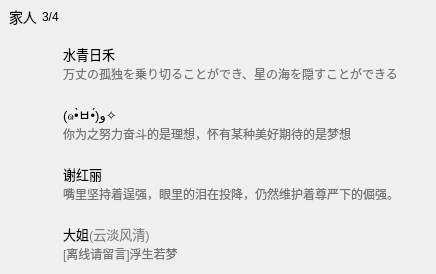
                 <widget class="QWidget" name="widget_24" native="true">
                  <property name="sizePolicy">
                   <sizepolicy hsizetype="Preferred" vsizetype="Fixed">
                    <horstretch>0</horstretch>
                    <verstretch>0</verstretch>
                   </sizepolicy>
                  </property>
                  <layout class="QVBoxLayout" name="verticalLayout_40">
                   <property name="spacing">
                    <number>0</number>
                   </property>
                   <property name="leftMargin">
                    <number>0</number>
                   </property>
                   <property name="topMargin">
                    <number>0</number>
                   </property>
                   <property name="rightMargin">
                    <number>0</number>
                   </property>
                   <property name="bottomMargin">
                    <number>0</number>
                   </property>
                   <item>
                    <widget class="QWidget" name="familyPushButtonWidget" native="true">
                     <property name="minimumSize">
                      <size>
                       <width>0</width>
                       <height>34</height>
                      </size>
                     </property>
                     <property name="styleSheet">
                      <string notr="true">QWidget{
	max-height:34px;
	min-height:34px;
}
QWidget:hover{
	background-color: rgb(242, 242, 242);
}</string>
                     </property>
                     <layout class="QHBoxLayout" name="horizontalLayout_78">
                      <property name="spacing">
                       <number>5</number>
                      </property>
                      <property name="leftMargin">
                       <number>0</number>
                      </property>
                      <property name="topMargin">
                       <number>0</number>
                      </property>
                      <property name="rightMargin">
                       <number>0</number>
                      </property>
                      <property name="bottomMargin">
                       <number>0</number>
                      </property>
                      <item>
                       <widget class="QPushButton" name="familyPushButton">
                        <property name="sizePolicy">
                         <sizepolicy hsizetype="Fixed" vsizetype="Preferred">
                          <horstretch>0</horstretch>
                          <verstretch>0</verstretch>
                         </sizepolicy>
                        </property>
                        <property name="styleSheet">
                         <string notr="true">QPushButton{
	text-align:left;
	font-size:14px;
	border:none;
	padding-left:9px;
}</string>
                        </property>
                        <property name="text">
                         <string>家人</string>
                        </property>
                        <property name="icon">
                         <iconset resource="resource/resources.qrc">
                          <normaloff>:/icon/icon/箭头右.svg</normaloff>:/icon/icon/箭头右.svg</iconset>
                        </property>
                        <property name="checkable">
                         <bool>true</bool>
                        </property>
                        <property name="checked">
                         <bool>false</bool>
                        </property>
                       </widget>
                      </item>
                      <item>
                       <widget class="QLabel" name="label_154">
                        <property name="text">
                         <string>3/4</string>
                        </property>
                       </widget>
                      </item>
                     </layout>
                    </widget>
                   </item>
                   <item>
                    <widget class="QWidget" name="familyWidget" native="true">
                     <layout class="QVBoxLayout" name="familyVerticalLayout">
                      <property name="spacing">
                       <number>0</number>
                      </property>
                      <property name="leftMargin">
                       <number>0</number>
                      </property>
                      <property name="topMargin">
                       <number>0</number>
                      </property>
                      <property name="rightMargin">
                       <number>0</number>
                      </property>
                      <property name="bottomMargin">
                       <number>0</number>
                      </property>
                      <item>
                       <widget class="QWidget" name="widget_31" native="true">
                        <property name="styleSheet">
                         <string notr="true">QWidget#widget_31{
	max-height:60px;
	min-height:60px;
}
QWidget#widget_31:hover{
	background-color: rgb(242, 242, 242);
}</string>
                        </property>
                        <layout class="QHBoxLayout" name="horizontalLayout_28" stretch="0,1,0">
                         <property name="spacing">
                          <number>9</number>
                         </property>
                         <property name="leftMargin">
                          <number>14</number>
                         </property>
                         <property name="topMargin">
                          <number>10</number>
                         </property>
                         <property name="rightMargin">
                          <number>8</number>
                         </property>
                         <property name="bottomMargin">
                          <number>10</number>
                         </property>
                         <item>
                          <widget class="QPushButton" name="pushButton_58">
                           <property name="styleSheet">
                            <string notr="true">QPushButton{
	min-height:40px;
	min-width:40px;
	max-height:40px;
	max-width:40px;
	border-radius:20px;
}</string>
                           </property>
                           <property name="text">
                            <string/>
                           </property>
                           <property name="icon">
                            <iconset resource="resource/resources.qrc">
                             <normaloff>:/image/image/QQ图片20230507155821.png</normaloff>:/image/image/QQ图片20230507155821.png</iconset>
                           </property>
                           <property name="iconSize">
                            <size>
                             <width>40</width>
                             <height>40</height>
                            </size>
                           </property>
                          </widget>
                         </item>
                         <item>
                          <layout class="QVBoxLayout" name="verticalLayout_46">
                           <property name="spacing">
                            <number>0</number>
                           </property>
                           <property name="sizeConstraint">
                            <enum>QLayout::SetDefaultConstraint</enum>
                           </property>
                           <property name="leftMargin">
                            <number>0</number>
                           </property>
                           <property name="rightMargin">
                            <number>0</number>
                           </property>
                           <item>
                            <widget class="QLabel" name="label_82">
                             <property name="styleSheet">
                              <string notr="true">QLabel{
	font-size:13px;
}</string>
                             </property>
                             <property name="text">
                              <string>水青日禾</string>
                             </property>
                            </widget>
                           </item>
                           <item>
                            <widget class="QLabel" name="label_83">
                             <property name="styleSheet">
                              <string notr="true">QLabel{
	color: rgb(117, 117, 117);
}</string>
                             </property>
                             <property name="text">
                              <string>万丈の孤独を乗り切ることができ、星の海を隠すことができる</string>
                             </property>
                            </widget>
                           </item>
                          </layout>
                         </item>
                         <item>
                          <layout class="QVBoxLayout" name="verticalLayout_47">
                           <item>
                            <widget class="QPushButton" name="pushButton_38">
                             <property name="sizePolicy">
                              <sizepolicy hsizetype="Preferred" vsizetype="Fixed">
                               <horstretch>0</horstretch>
                               <verstretch>0</verstretch>
                              </sizepolicy>
                             </property>
                             <property name="styleSheet">
                              <string notr="true">QPushButton{
	height:20px;
	width:20px;
	border:none;
	image: url(:/icon/icon/视频摄像机灰.svg);
}
QPushButton:hover{
	image: url(:/icon/icon/视频摄像机黑.svg);
}</string>
                             </property>
                             <property name="text">
                              <string/>
                             </property>
                             <property name="icon">
                              <iconset>
                               <normaloff>:/icon/icon/视频摄像机.svg</normaloff>:/icon/icon/视频摄像机.svg</iconset>
                             </property>
                             <property name="iconSize">
                              <size>
                               <width>20</width>
                               <height>20</height>
                              </size>
                             </property>
                            </widget>
                           </item>
                          </layout>
                         </item>
                        </layout>
                       </widget>
                      </item>
                      <item>
                       <widget class="QWidget" name="widget_35" native="true">
                        <property name="styleSheet">
                         <string notr="true">QWidget#widget_35{
	max-height:60px;
	min-height:60px;
}
QWidget#widget_35:hover{
	background-color: rgb(242, 242, 242);
}</string>
                        </property>
                        <layout class="QHBoxLayout" name="horizontalLayout_30" stretch="0,1,0">
                         <property name="spacing">
                          <number>9</number>
                         </property>
                         <property name="leftMargin">
                          <number>14</number>
                         </property>
                         <property name="topMargin">
                          <number>10</number>
                         </property>
                         <property name="rightMargin">
                          <number>8</number>
                         </property>
                         <property name="bottomMargin">
                          <number>10</number>
                         </property>
                         <item>
                          <widget class="QPushButton" name="pushButton_59">
                           <property name="styleSheet">
                            <string notr="true">QPushButton{
	min-height:40px;
	min-width:40px;
	max-height:40px;
	max-width:40px;
	border-radius:20px;
}</string>
                           </property>
                           <property name="text">
                            <string/>
                           </property>
                           <property name="icon">
                            <iconset resource="resource/resources.qrc">
                             <normaloff>:/image/image/QQ图片20230507155736.png</normaloff>:/image/image/QQ图片20230507155736.png</iconset>
                           </property>
                           <property name="iconSize">
                            <size>
                             <width>40</width>
                             <height>40</height>
                            </size>
                           </property>
                          </widget>
                         </item>
                         <item>
                          <layout class="QVBoxLayout" name="verticalLayout_51">
                           <property name="spacing">
                            <number>0</number>
                           </property>
                           <property name="sizeConstraint">
                            <enum>QLayout::SetDefaultConstraint</enum>
                           </property>
                           <property name="leftMargin">
                            <number>0</number>
                           </property>
                           <property name="rightMargin">
                            <number>0</number>
                           </property>
                           <item>
                            <widget class="QLabel" name="label_88">
                             <property name="styleSheet">
                              <string notr="true">QLabel{
	font-size:13px;
}</string>
                             </property>
                             <property name="text">
                              <string>(๑•̀ㅂ•́)و✧</string>
                             </property>
                            </widget>
                           </item>
                           <item>
                            <widget class="QLabel" name="label_89">
                             <property name="styleSheet">
                              <string notr="true">QLabel{
	color: rgb(117, 117, 117);
}</string>
                             </property>
                             <property name="text">
                              <string>你为之努力奋斗的是理想，怀有某种美好期待的是梦想</string>
                             </property>
                            </widget>
                           </item>
                          </layout>
                         </item>
                         <item>
                          <layout class="QVBoxLayout" name="verticalLayout_52">
                           <item>
                            <widget class="QPushButton" name="pushButton_40">
                             <property name="sizePolicy">
                              <sizepolicy hsizetype="Preferred" vsizetype="Fixed">
                               <horstretch>0</horstretch>
                               <verstretch>0</verstretch>
                              </sizepolicy>
                             </property>
                             <property name="styleSheet">
                              <string notr="true">QPushButton{
	height:20px;
	width:20px;
	border:none;
	image: url(:/icon/icon/视频摄像机灰.svg);
}
QPushButton:hover{
	image: url(:/icon/icon/视频摄像机黑.svg);
}</string>
                             </property>
                             <property name="text">
                              <string/>
                             </property>
                             <property name="icon">
                              <iconset>
                               <normaloff>:/icon/icon/视频摄像机.svg</normaloff>:/icon/icon/视频摄像机.svg</iconset>
                             </property>
                             <property name="iconSize">
                              <size>
                               <width>20</width>
                               <height>20</height>
                              </size>
                             </property>
                            </widget>
                           </item>
                          </layout>
                         </item>
                        </layout>
                       </widget>
                      </item>
                      <item>
                       <widget class="QWidget" name="widget_36" native="true">
                        <property name="enabled">
                         <bool>true</bool>
                        </property>
                        <property name="styleSheet">
                         <string notr="true">QWidget#widget_36{
	max-height:60px;
	min-height:60px;
}
QWidget#widget_36:hover{
	background-color: rgb(242, 242, 242);
}</string>
                        </property>
                        <layout class="QHBoxLayout" name="horizontalLayout_31" stretch="0,1,0">
                         <property name="spacing">
                          <number>9</number>
                         </property>
                         <property name="leftMargin">
                          <number>14</number>
                         </property>
                         <property name="topMargin">
                          <number>10</number>
                         </property>
                         <property name="rightMargin">
                          <number>8</number>
                         </property>
                         <property name="bottomMargin">
                          <number>10</number>
                         </property>
                         <item>
                          <widget class="QPushButton" name="pushButton_60">
                           <property name="styleSheet">
                            <string notr="true">QPushButton{
	min-height:40px;
	min-width:40px;
	max-height:40px;
	max-width:40px;
	border-radius:20px;
}</string>
                           </property>
                           <property name="text">
                            <string/>
                           </property>
                           <property name="icon">
                            <iconset resource="resource/resources.qrc">
                             <normaloff>:/image/image/QQ图片20230507155755.png</normaloff>:/image/image/QQ图片20230507155755.png</iconset>
                           </property>
                           <property name="iconSize">
                            <size>
                             <width>40</width>
                             <height>40</height>
                            </size>
                           </property>
                          </widget>
                         </item>
                         <item>
                          <layout class="QVBoxLayout" name="verticalLayout_53">
                           <property name="spacing">
                            <number>0</number>
                           </property>
                           <property name="sizeConstraint">
                            <enum>QLayout::SetDefaultConstraint</enum>
                           </property>
                           <property name="leftMargin">
                            <number>0</number>
                           </property>
                           <property name="rightMargin">
                            <number>0</number>
                           </property>
                           <item>
                            <widget class="QLabel" name="label_91">
                             <property name="styleSheet">
                              <string notr="true">QLabel{
	font-size:13px;
}</string>
                             </property>
                             <property name="text">
                              <string>谢红丽</string>
                             </property>
                            </widget>
                           </item>
                           <item>
                            <widget class="QLabel" name="label_92">
                             <property name="styleSheet">
                              <string notr="true">QLabel{
	color: rgb(117, 117, 117);
}</string>
                             </property>
                             <property name="text">
                              <string>嘴里坚持着逞强，眼里的泪在投降，仍然维护着尊严下的倔强。</string>
                             </property>
                            </widget>
                           </item>
                          </layout>
                         </item>
                         <item>
                          <layout class="QVBoxLayout" name="verticalLayout_54">
                           <item>
                            <widget class="QPushButton" name="pushButton_41">
                             <property name="sizePolicy">
                              <sizepolicy hsizetype="Preferred" vsizetype="Fixed">
                               <horstretch>0</horstretch>
                               <verstretch>0</verstretch>
                              </sizepolicy>
                             </property>
                             <property name="styleSheet">
                              <string notr="true">QPushButton{
	height:20px;
	width:20px;
	border:none;
	image: url(:/icon/icon/视频摄像机灰.svg);
}
QPushButton:hover{
	image: url(:/icon/icon/视频摄像机黑.svg);
}</string>
                             </property>
                             <property name="text">
                              <string/>
                             </property>
                             <property name="icon">
                              <iconset>
                               <normaloff>:/icon/icon/视频摄像机.svg</normaloff>:/icon/icon/视频摄像机.svg</iconset>
                             </property>
                             <property name="iconSize">
                              <size>
                               <width>20</width>
                               <height>20</height>
                              </size>
                             </property>
                            </widget>
                           </item>
                          </layout>
                         </item>
                        </layout>
                       </widget>
                      </item>
                      <item>
                       <widget class="QWidget" name="widget_37" native="true">
                        <property name="enabled">
                         <bool>true</bool>
                        </property>
                        <property name="styleSheet">
                         <string notr="true">QWidget#widget_37{
	max-height:60px;
	min-height:60px;
}
QWidget#widget_37:hover{
	background-color: rgb(242, 242, 242);
}</string>
                        </property>
                        <layout class="QHBoxLayout" name="horizontalLayout_32" stretch="0,1,0">
                         <property name="spacing">
                          <number>9</number>
                         </property>
                         <property name="leftMargin">
                          <number>14</number>
                         </property>
                         <property name="topMargin">
                          <number>10</number>
                         </property>
                         <property name="rightMargin">
                          <number>8</number>
                         </property>
                         <property name="bottomMargin">
                          <number>10</number>
                         </property>
                         <item>
                          <widget class="QPushButton" name="pushButton_61">
                           <property name="enabled">
                            <bool>false</bool>
                           </property>
                           <property name="styleSheet">
                            <string notr="true">QPushButton{
	min-height:40px;
	min-width:40px;
	max-height:40px;
	max-width:40px;
	border-radius:20px;
}</string>
                           </property>
                           <property name="text">
                            <string/>
                           </property>
                           <property name="icon">
                            <iconset resource="resource/resources.qrc">
                             <normaloff>:/image/image/QQ图片20230507155745.png</normaloff>:/image/image/QQ图片20230507155745.png</iconset>
                           </property>
                           <property name="iconSize">
                            <size>
                             <width>40</width>
                             <height>40</height>
                            </size>
                           </property>
                          </widget>
                         </item>
                         <item>
                          <layout class="QVBoxLayout" name="verticalLayout_55">
                           <property name="spacing">
                            <number>0</number>
                           </property>
                           <property name="sizeConstraint">
                            <enum>QLayout::SetDefaultConstraint</enum>
                           </property>
                           <property name="leftMargin">
                            <number>0</number>
                           </property>
                           <property name="rightMargin">
                            <number>0</number>
                           </property>
                           <item>
                            <widget class="QLabel" name="label_93">
                             <property name="styleSheet">
                              <string notr="true">QLabel{
	font-size:13px;
}</string>
                             </property>
                             <property name="text">
                              <string>&lt;html&gt;&lt;head/&gt;&lt;body&gt;&lt;p&gt;&lt;span style=&quot; font-size:10pt;&quot;&gt;大姐&lt;/span&gt;&lt;span style=&quot; font-size:10pt; color:#868686;&quot;&gt;(云淡风清)&lt;/span&gt;&lt;/p&gt;&lt;/body&gt;&lt;/html&gt;</string>
                             </property>
                            </widget>
                           </item>
                           <item>
                            <widget class="QLabel" name="label_94">
                             <property name="styleSheet">
                              <string notr="true">QLabel{
	color: rgb(117, 117, 117);
}</string>
                             </property>
                             <property name="text">
                              <string>[离线请留言]浮生若梦</string>
                             </property>
                            </widget>
                           </item>
                          </layout>
                         </item>
                         <item>
                          <layout class="QVBoxLayout" name="verticalLayout_56">
                           <item>
                            <widget class="QPushButton" name="pushButton_62">
                             <property name="sizePolicy">
                              <sizepolicy hsizetype="Preferred" vsizetype="Fixed">
                               <horstretch>0</horstretch>
                               <verstretch>0</verstretch>
                              </sizepolicy>
                             </property>
                             <property name="styleSheet">
                              <string notr="true">QPushButton{
	height:20px;
	width:20px;
	border:none;
	image: url(:/icon/icon/视频摄像机灰.svg);
}
QPushButton:hover{
	image: url(:/icon/icon/视频摄像机黑.svg);
}</string>
                             </property>
                             <property name="text">
                              <string/>
                             </property>
                             <property name="icon">
                              <iconset>
                               <normaloff>:/icon/icon/视频摄像机.svg</normaloff>:/icon/icon/视频摄像机.svg</iconset>
                             </property>
                             <property name="iconSize">
                              <size>
                               <width>20</width>
                               <height>20</height>
                              </size>
                             </property>
                            </widget>
                           </item>
                          </layout>
                         </item>
                        </layout>
                       </widget>
                      </item>
                     </layout>
                    </widget>
                   </item>
                  </layout>
                 </widget>
